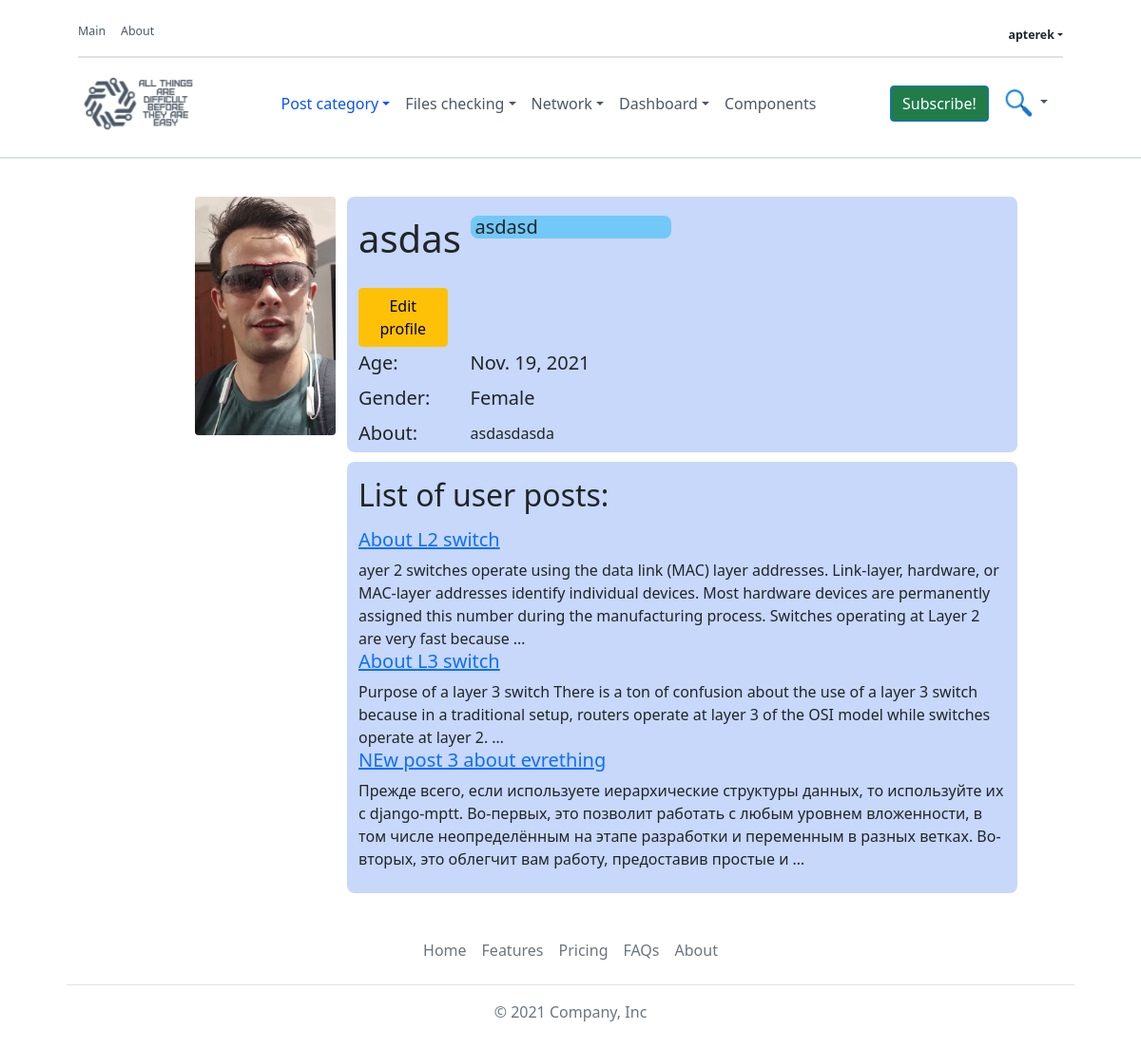
The app's page /profile/profile/ (signed in), older data.
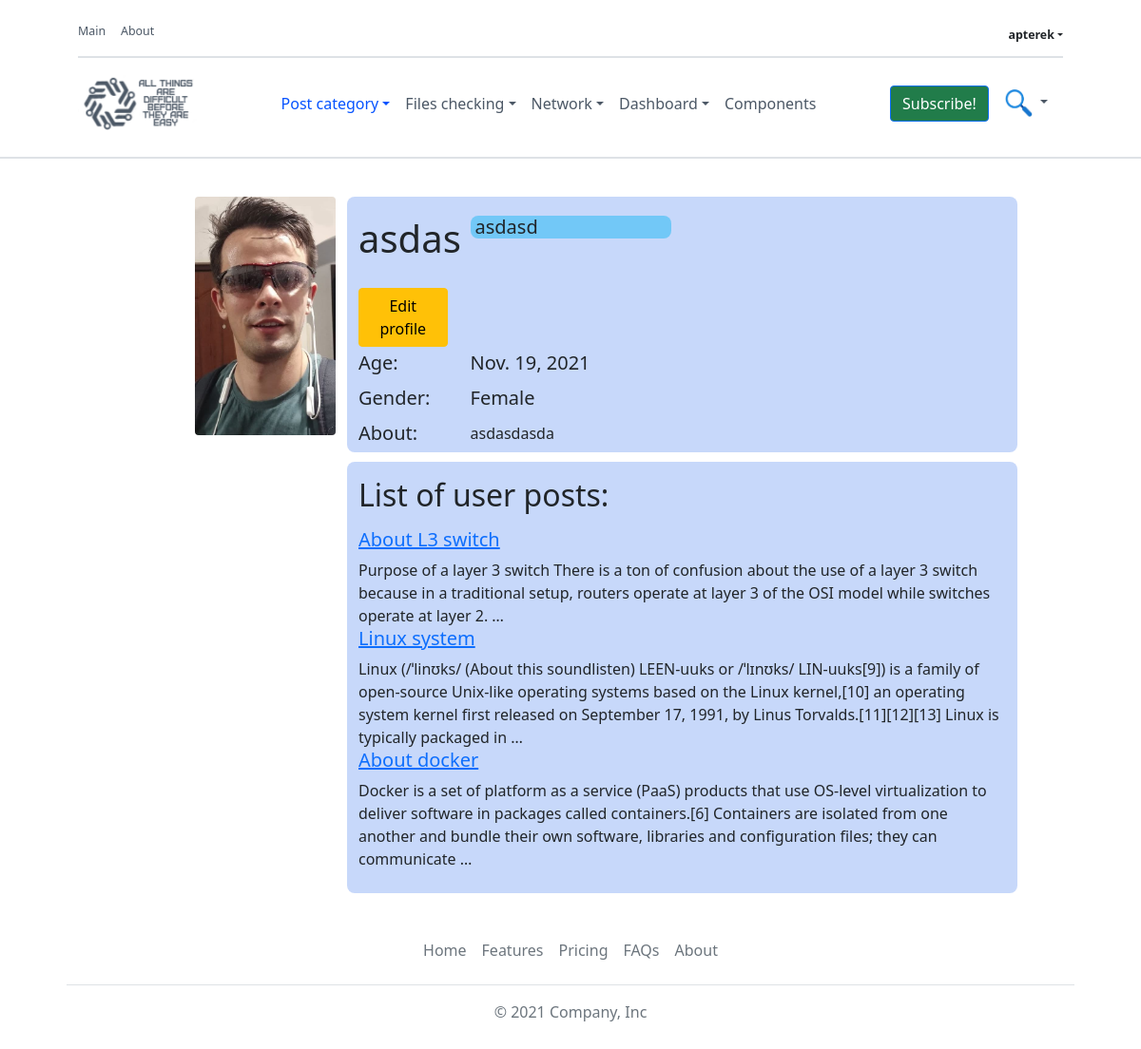
The same page, newer data.
### profiles/models.py (models this page shows, shortened)
class ProfileInformation(models.Model):
    user = models.ForeignKey(
        settings.AUTH_USER_MODEL, related_name="user_info", on_delete=models.CASCADE, blank=True, null=True
    )
    name = models.CharField(max_length=50)
    bday = models.DateField(blank=True, null=True)
    gender = models.CharField(max_length=20, choices=GENDER_SETTING, blank=True, null=True)
    about = models.TextField(max_length=2000, blank=True, null=True)
    profile_photo = models.ImageField(upload_to='profile_photo/%Y/%m/%d/', blank=True, null=True)
    status = models.CharField(max_length=40, null=True, blank=True, default="My status")
    class Meta:
        verbose_name = "Profile info"
        verbose_name_plural = "Profiles info"

### core/models.py (models this page shows, shortened)
class Post(models.Model):
    title = models.CharField(max_length=100)
    category = models.ForeignKey("Categories", on_delete=models.CASCADE)
    content = models.TextField()
    author = models.ForeignKey(settings.AUTH_USER_MODEL,
                               on_delete=models.CASCADE,
                               related_name="profiles")
    post_image = models.ImageField(upload_to='post_images/%Y/%m/%d/')
    number_of_views = models.PositiveIntegerField(default=0)
    created_at = models.DateTimeField(auto_now_add=True, db_index=True)
    updated_at = models.DateTimeField(auto_now=True)
    is_published = models.BooleanField(default=False)
    likes = models.PositiveIntegerField(default=0)
    class Meta:
        verbose_name = "Post"
        verbose_name_plural = "Posts"

### profiles/views.py (the view)
# urls.py: path("profile/", ProfileView.as_view(), name="profile_url"),
class ProfileView(TemplateView):
    template_name = "profile/user_profile_page.html"
    def get_context_data(self, **kwargs):
        if self.request.user.is_authenticated:
            profile = user_information(self.request.user.id)
            posts = Post.objects.all().filter(author_id=self.request.user.id)
            return {"profile": profile, "posts": posts}

### profiles/services.py (called while the page is built)
def user_information(user_id: int) -> QuerySet:
    return ProfileInformation.objects.all().filter(user_id=user_id).first()

### templates/profile/user_profile_page.html
{% extends "base.html" %}
{% load crispy_forms_filters %}
{% block content %}
  {% include "header.html" %}
   <div class="border-bottom border-2 opacity-1"></div>
    <div class="container" style="padding-left: 100px;padding-right: 100px">
    <div class="container custom-container" style="margin-top: 40px;">
        <div class="row">
            <div class="col-lg-3" >
                <div class="custom_img" >
                <img class="rounded float-end" style="border-radius: 0.5rem;" src="{{ profile.profile_photo.url }}" width="70%">
                </div>
            </div>
            <div class="col-lg-9" style="background: rgba(17, 89, 234, 0.23); border-radius: 0.5rem">
                <div class="row">
                    <div class="col-sm-2"> <h1 style="margin-top: 20px">{{ profile.name }}</h1></div>
                    <div class="col-sm-4" style="margin-right: 280px;"><h5 style="margin-top: 20px;background: rgba(64,191,245,0.62);
                     border-radius: 0.5rem"><div style="margin-left: 5px">{{ profile.status }}</div></h5></div>
                    <div class="col-sm-2"><a href="{% url 'update_profile' %}"><button type="button" class="btn btn-warning"
                    style="margin-top: 20px">Edit profile</button></a></div>
                </div>
                <div class="row">
                    <div class="col-sm-2"> <h5 style="margin-top: 5px">Age:</h5></div>
                    <div class="col-sm-4"><h5 style="margin-top: 5px"> {{ profile.bday }}</h5></div>
                </div>
                <div class="row">
                    <div class="col-sm-2"> <h5 style="margin-top: 5px">Gender:</h5></div>
                    <div class="col-sm-4"><h5 style="margin-top: 5px"> {{ profile.gender }}</h5></div>
                </div>
                <div class="row">
                    <div class="col-sm-2"> <h5 style="margin-top: 5px">About:</h5></div>
                    <div class="col-sm-7 " style="margin-top: 5px;"> {{ profile.about }}</div>
                </div>
            </div>
        </div>
        <div class="row">
            <div class="col-lg-3"></div>
            <div class="col-lg-9" style="background: rgba(17, 89, 234, 0.23); border-radius: 0.5rem; margin-top: 10px">
                <p><h2>List of user posts:</h2></p>
                {% for post in posts %}
                    <div>
                    <h5><a href="{% url 'post_detail' post.title  %}"> {{ post.title }} </a></h5>
                    {{ post.content|truncatewords:40 }}
                    </div>
                {% endfor %}
            <br>
            </div>
        </div>
    </div>
      </div>
{% endblock %}

### templates/base.html (shortened to what this page needs)
<!DOCTYPE html>
<html lang="en">
{% load static %}
<head>
  <link href="https://cdn.jsdelivr.net/npm/bootstrap@5.1.1/dist/css/bootstrap.min.css" rel="stylesheet">
</head>
<body>
  {% block content %}
  {% endblock %}
  {% include "footer.html" %}
</body>
</html>

### templates/header.html (shortened to what this page needs)
{% load static %}
<div class="container" style="padding-left: 40px;padding-right: 40px;">
<header class="navbar-light navbar-sticky header-static py-1 my-1 shadow-custom">
	<div class="navbar-top d-none d-lg-block small">
		<div class="container">
			<div class="d-md-flex justify-content-between align-items-center my-2">
				<ul class="nav">
                    <li class="nav-item">
						<a class="nav-link ps-0" href="{% url 'home' %}">Main</a>
					</li>
                    <li class="nav-item">
						<a class="nav-link ps-0" href="{% url 'about' %}">About</a>
					</li>
				</ul>
				<div class="d-flex align-items-center">
					<ul class="nav">
                        {% if user.is_authenticated %}
                        <li class="nav-item">
                            <div class="dropdown">
                              <a href="#" class="d-flex align-items-center justify-content-center
                               link-dark text-decoration-none dropdown-toggle" id="dropdownUser3"
                                 data-bs-toggle="dropdown" aria-expanded="false" style="padding-top: 7px;">
                                    <strong>{{ user.username }}</strong>
                              </a>
                            </div>
                        </li>
                        {% else %}
						<li class="nav-item">
                            <a class="nav-link ps-0" href="{% url "registering" %}">Login / Join</a>
						</li>
                        {% endif %}
					</ul>
				</div>
			</div>
			<div class="border-bottom border-2" style="color: rgb(88, 92, 104)"></div>
		</div>
	</div>
	 <nav class="navbar navbar-expand-lg">
		<div class="container">
			<a class="navbar-brand media-right" style="width: 120px;" href="{% url 'home' %}">
				<img class="navbar-brand-item light-mode-item"  src="../static/logo2.png" alt="lsssas" height="70">
			</a>
			<div class="collapse navbar-collapse" id="navbarCollapse">
            {% if user.is_authenticated %}
				<ul class="navbar-nav navbar-nav-scroll mx-auto">
					<li class="nav-item dropdown">
						<a class="nav-link dropdown-toggle active" href="#" id="homeMenu" role="button" data-bs-toggle="dropdown" aria-expanded="true">Post category</a>
					</li>
					<li class="nav-item dropdown dropdown-fullwidth">
						<a class="nav-link dropdown-toggle" href="#" id="megaMenu" data-bs-toggle="dropdown" aria-haspopup="true" aria-expanded="false">Files checking</a>
					</li>
					<li class="nav-item dropdown">
						<a class="nav-link dropdown-toggle" href="#" id="pagesMenu" data-bs-toggle="dropdown" aria-haspopup="true" aria-expanded="false">Network</a>
					</li>
					<li class="nav-item dropdown">
						<a class="nav-link dropdown-toggle" href="#" id="postMenu" data-bs-toggle="dropdown" aria-haspopup="true" aria-expanded="false">Dashboard</a>
					</li>
					<li class="nav-item">	<a class="nav-link" href="#">Components</a></li>
				</ul>
                {% endif %}
			</div>
			<div class="nav flex-nowrap align-items-center">
				<div class="nav-item d-none d-md-block">
                    <button type="button" class="btn btn-primary" data-bs-toggle="modal" data-bs-target="#exampleModal"
                            data-bs-whatever="@getbootstrap" style="background-color: #217c4a;">Subscribe!</button>
				</div>
				<div class="nav-item dropdown dropdown-toggle-icon-none nav-search">
					<a class="nav-link dropdown-toggle" role="button" id="navSearch" data-bs-toggle="dropdown" aria-expanded="false">
						<img src="../static/search_img.png" style="width: 30px">
					</a>
				</div>
			</div>
		</div>
	</nav>
</header>
</div>

### templates/footer.html
<div class="container" style="padding-left: 40px;padding-right: 40px;">
<footer class="py-3 my-4">
    <ul class="nav justify-content-center border-bottom pb-3 mb-3">
      <li class="nav-item"><a href="{% url 'home' %}" class="nav-link px-2 text-muted">Home</a></li>
      <li class="nav-item"><a href="#" class="nav-link px-2 text-muted">Features</a></li>
      <li class="nav-item"><a href="#" class="nav-link px-2 text-muted">Pricing</a></li>
      <li class="nav-item"><a href="#" class="nav-link px-2 text-muted">FAQs</a></li>
      <li class="nav-item"><a href="#" class="nav-link px-2 text-muted">About</a></li>
    </ul>
    <p class="text-center text-muted">© 2021 Company, Inc</p>
</footer>
</div>

### templates/header.html (style rules this page uses)
.nav-link { color: #4c5866; }
.navbar-light .navbar-nav .nav-link { color: #4c5866; }
.navbar-light .navbar-nav .nav-link.active { color: #0653ff; }
.small, small { font-size: .775em; }
.shadow-custom { box-shadow: #FBD603; }

Row changes from the older to the newer data that the page shows:
removed Post: title "About L2 switch", content "ayer 2 switches operate using the data link (MAC) layer addresses. Link-layer, hardware, or MAC-layer addresses identify individual devices. Most hardware devices are permanently assigned this number during the manufacturing process. Switches operating at Layer 2 are very fast because …"
removed Post: title "NEw post 3 about evrething", content "Прежде всего, если используете иерархические структуры данных, то используйте их с django-mptt. Во-первых, это позволит работать с любым уровнем вложенности, в том числе неопределённым на этапе разработки и переменным в разных ветках. Во-вторых, это облегчит вам работу, предоставив простые и …"
added Post: title "Linux system", content "Linux (/ˈlinʊks/ (About this soundlisten) LEEN-uuks or /ˈlɪnʊks/ LIN-uuks[9]) is a family of open-source Unix-like operating systems based on the Linux kernel,[10] an operating system kernel first released on September 17, 1991, by Linus Torvalds.[11][12][13] Linux is typically packaged in …"
added Post: title "About docker", content "Docker is a set of platform as a service (PaaS) products that use OS-level virtualization to deliver software in packages called containers.[6] Containers are isolated from one another and bundle their own software, libraries and configuration files; they can communicate …"
